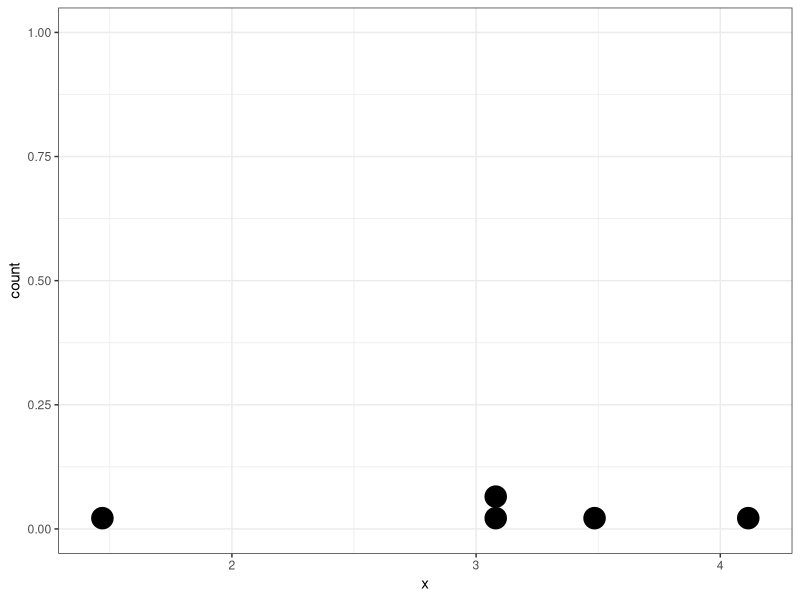
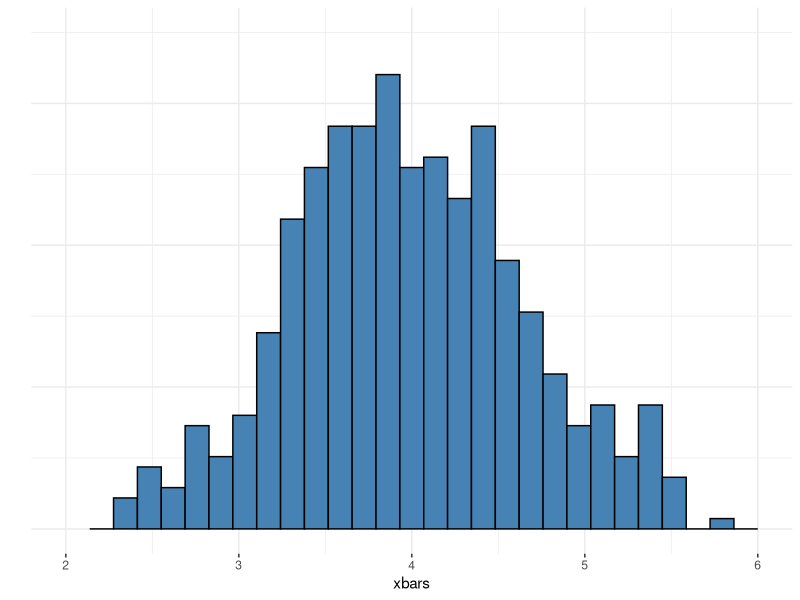
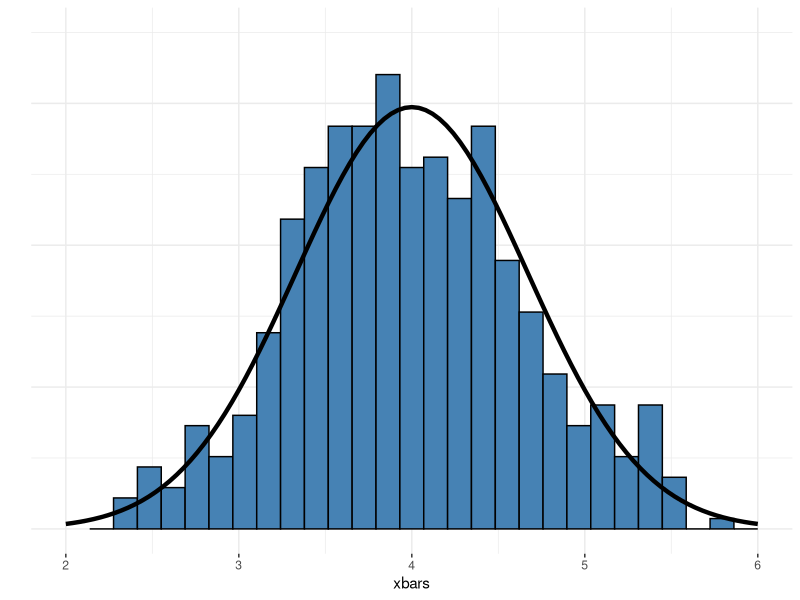
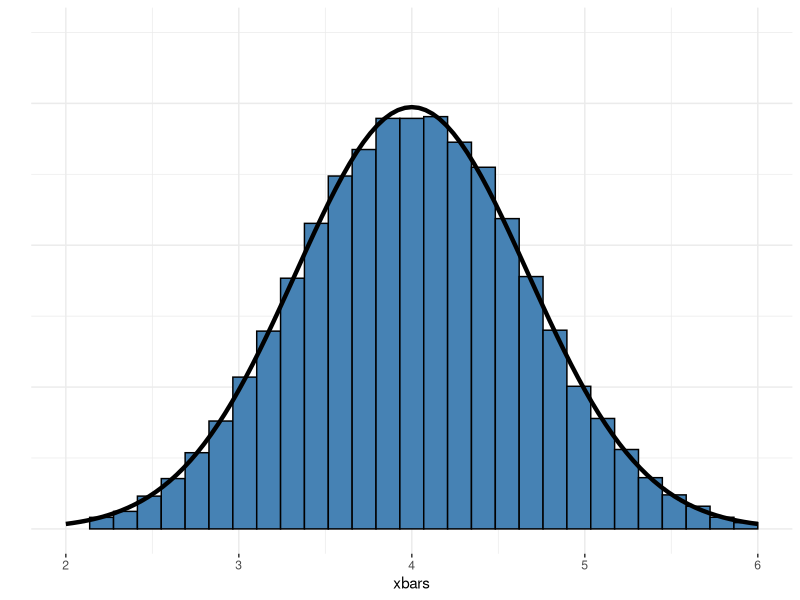
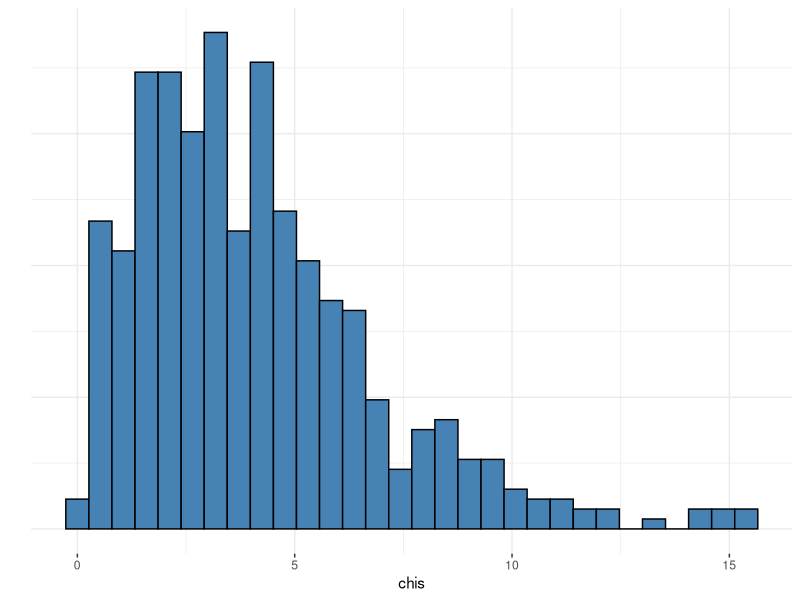
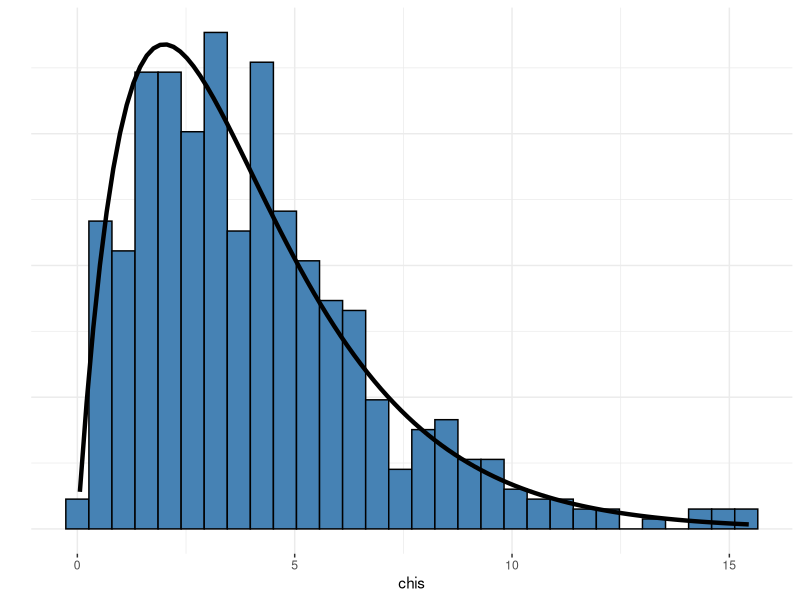
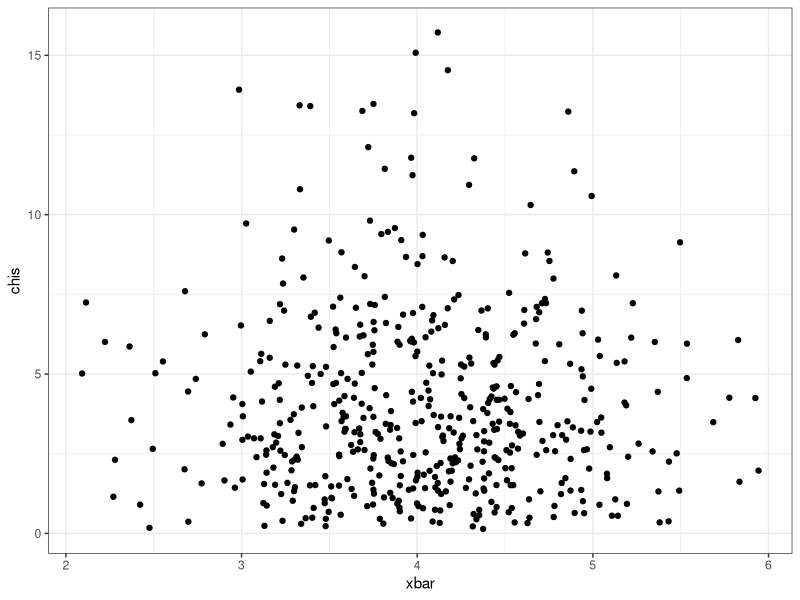

The R script that drew these images, in order:
## ---- chunk 1
knitr::opts_chunk$set(message = FALSE, fig.align = "center", 
                      warning = FALSE, fig.height = 5.5)
library(dplyr)
library(readr)
library(ggplot2)
library(knitr)
## ---- chunk 2
set.seed(49)
mu <- 4
sigma <- 1.5
n <- 5
x <- rnorm(n = n, mean = mu, sd = sigma)
## ---- chunk 3
x
## ---- chunk 4
ggplot(data.frame(x), aes(x)) +
  geom_dotplot() +
  theme_bw()
## ---- chunk 5
xbars <- rep(NA, 500)
for (i in 1:500) {
  x <- rnorm(n = n, mean = mu, sd = sigma)
  xbars[i] <- mean(x)
}
## ---- chunk 6
p1 <- ggplot(data.frame(xbars), aes(xbars)) +
  geom_histogram(aes(y=..density..),
                 fill = "steelblue", color = "black") +
  theme_bw()  +
  theme(panel.border = element_blank(),
        axis.line.y = element_blank(),
        axis.ticks.y = element_blank(),
        axis.text.y = element_blank()) +
  ylab("") +
  ylim(0, .7) +
  xlim(2, 6)
p1
## ---- chunk 7
xbars <- rep(NA, 500)
for (i in 1:500) {
  x <- rnorm(n = n, mean = mu, sd = sigma)
  xbars[i] <- mean(x)
}
## ---- chunk 8
p1 + stat_function(fun = dnorm, 
                   args = list(mean = mu, sd = sigma/sqrt(n)),
                   lwd = 1.5)
## ---- chunk 9
{{xbars <- rep(NA, 50000)}}
for (i in 1:50000) {
  x <- rnorm(n = n, mean = mu, sd = sigma)
  xbars[i] <- mean(x)
}
## ---- chunk 10
ggplot(data.frame(xbars), aes(xbars)) +
  geom_histogram(aes(y=..density..),
                 fill = "steelblue", color = "black") +
  theme_bw()  +
  theme(panel.border = element_blank(),
        axis.line.y = element_blank(),
        axis.ticks.y = element_blank(),
        axis.text.y = element_blank()) +
  ylab("") +
  stat_function(fun = dnorm, 
                   args = list(mean = mu, sd = sigma/sqrt(n)),
                   lwd = 1.5) +
  ylim(0, .7) +
  xlim(2, 6)
## ---- chunk 11
chis <- rep(NA, 500)
for (i in 1:500) {
  x <- rnorm(n = n, mean = mu, sd = sigma)
  chis[i] <- sum((x - mean(x))^2) / (sigma^2)
}
## ---- chunk 12
p1 <- ggplot(data.frame(chis), aes(chis)) +
  geom_histogram(aes(y=..density..),
                 fill = "steelblue", color = "black") +
  theme_bw()  +
  theme(panel.border = element_blank(),
        axis.line.y = element_blank(),
        axis.ticks.y = element_blank(),
        axis.text.y = element_blank()) +
  ylab("") 
p1
## ---- chunk 13
chis <- rep(NA, 500)
for (i in 1:500) {
  x <- rnorm(n = n, mean = mu, sd = sigma)
  chis[i] <- sum((x - mean(x))^2) / (sigma^2)
}
## ---- chunk 14
p1 + stat_function(fun = dchisq, 
                   args = list(df = n - 1),
                   lwd = 1.5)
## ---- chunk 15
xbars <- rep(NA, 500)
chis <- rep(NA, 500)
for (i in 1:500) {
  x <- rnorm(n = n, mean = mu, sd = sigma)
  xbars[i] <- mean(x)
  chis[i] <- sum((x - mean(x))^2) / (sigma^2)
}
## ---- chunk 16
ggplot(data.frame(x = xbars, y = chis), 
       aes(x = x, y = y)) +
  geom_point() +
  theme_bw() +
  labs(x = "xbar", y = "chis")
